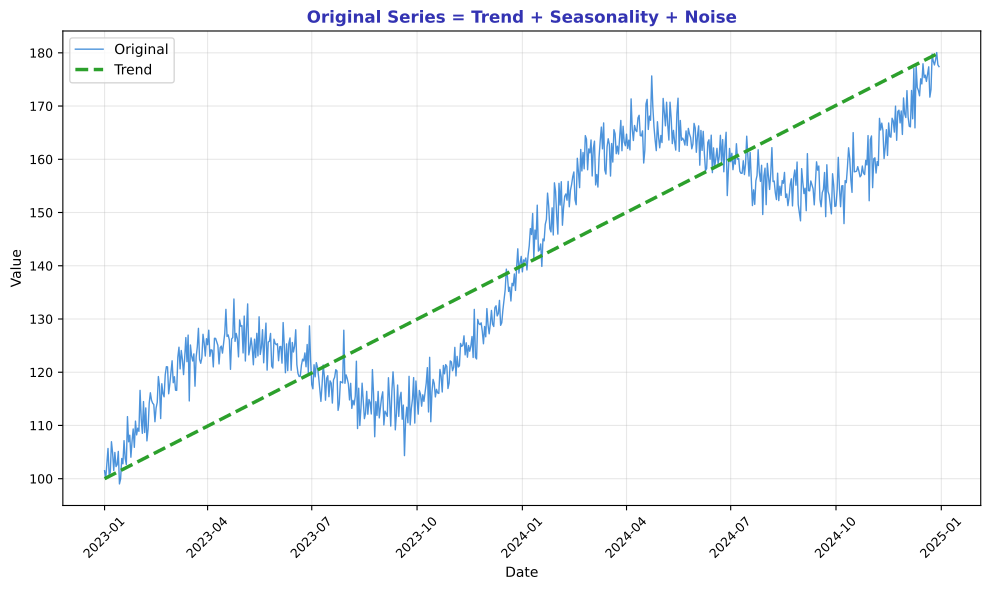

Write the Python code that produced this figure.
"""Original Series with Trend - Time series decomposition start"""
import matplotlib.pyplot as plt
import numpy as np
import pandas as pd
from pathlib import Path

plt.rcParams.update({
    'font.size': 10, 'axes.labelsize': 10, 'axes.titlesize': 11,
    'xtick.labelsize': 9, 'ytick.labelsize': 9, 'legend.fontsize': 9,
    'figure.figsize': (10, 6), 'figure.dpi': 150
})

MLPURPLE = '#3333B2'
MLBLUE = '#0066CC'
MLGREEN = '#2CA02C'

np.random.seed(42)
n = 365 * 2
dates = pd.date_range('2023-01-01', periods=n, freq='D')
trend = np.linspace(100, 180, n)
seasonal = 15 * np.sin(2 * np.pi * np.arange(n) / 365)
noise = np.random.randn(n) * 3
series = trend + seasonal + noise

df = pd.DataFrame({'Value': series}, index=dates)

fig, ax = plt.subplots(figsize=(10, 6))

ax.plot(df.index, df['Value'], color=MLBLUE, linewidth=1, alpha=0.7, label='Original')
ax.plot(df.index, trend, color=MLGREEN, linewidth=2.5, label='Trend', linestyle='--')

ax.set_xlabel('Date', fontsize=10)
ax.set_ylabel('Value', fontsize=10)
ax.set_title('Original Series = Trend + Seasonality + Noise', fontsize=12,
             fontweight='bold', color=MLPURPLE)
ax.tick_params(axis='x', rotation=45)
ax.legend(fontsize=10)
ax.grid(alpha=0.3)

plt.tight_layout()
plt.savefig(Path(__file__).parent / 'chart.pdf', dpi=300, bbox_inches='tight')
plt.close()
